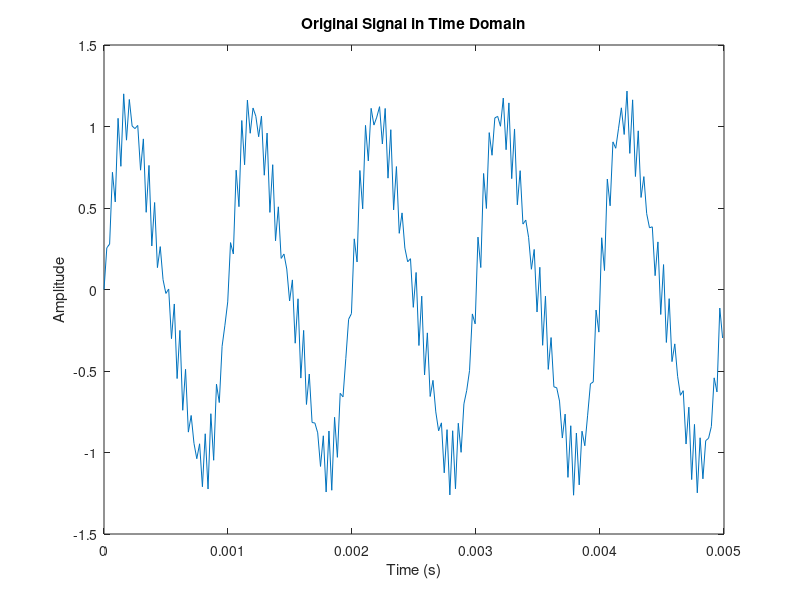
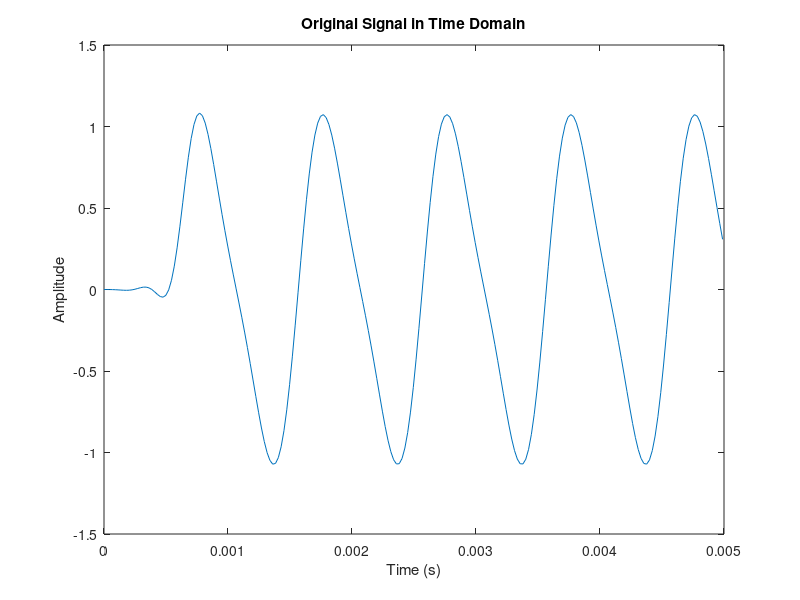

These charts were generated, in order, by the following MATLAB code:

% FIR Low-pass Filter Design using Hamming Window

% Specifications
order = 50;                     % Filter order
cutoff_frequency = 3.5e3;       % Cutoff frequency in Hz
sampling_rate = 44.1e3;         % Sampling rate in Hz

% Design the FIR filter using Hamming window
fir_coefficients = fir1(order, cutoff_frequency/(sampling_rate/2), ...
                    'low', hamming(order + 1));

% Display the coefficients
%disp('FIR Coefficients:');
%disp(fir_coefficients);

% Time vector
t = 0:1/sampling_rate:0.005;

% Generate signals
signal = (sin(2*pi*1000*t));
noise = (0.5*sin(2*pi*11000*t)).*(0.8*cos(2*pi*9000*t));
noisy_signal = noise + signal;

filtered_noisy_signal = filter(fir_coefficients, 1, noisy_signal);
t = 0:1/sampling_rate:0.005;

% Generate signals
%signal = (sin(2*pi*1000*t))+(0.8*cos(2*pi*2000*t));  
%noise = (0.5*sin(2*pi*70000*t));
%noise2 = (0.5*sin(2*pi*20000*t));
%noise3 = (0.5*sin(2*pi*200000*t)).*(0.8*cos(2*pi*90000*t));
%signal2 =(sin(2*pi*3000*t));
%noisy_signal = noise + signal;
%noisy_signal2 = noise3 + signal2;

choice = noisy_signal;
%noise, noise2 ,signal ,noisy_siganl, noise3,signal2,noisy_siganl2

% Scale the signal to fit within the range of a 16-bit integer
scaled_signal = int16(choice * (2^15 - 1));
scaled_output = int16(filtered_noisy_signal *(2^15 -1));

% Convert the scaled signal to binary representation
binary_signal = dec2hex(typecast(scaled_signal, 'uint16'), 4);
binary_output = dec2hex(typecast(scaled_output, 'uint16'), 4);

%Save each 16-bit binary value on a separate line in the text file
fileID = fopen('Input_signal.txt', 'w');
for i = 1:size(binary_signal, 1)
    fprintf(fileID, '%s\n', binary_signal(i, :));
 end
fclose(fileID);

fileID = fopen('Output_signal.txt', 'w');
for i = 1:size(binary_output, 1)
    fprintf(fileID, '%s\n', binary_output(i, :));
 end
fclose(fileID);

% Plot the original signal in time domain
figure('Position', [100, 200, 2500, 600]);
plot(t, choice);
title('Original Signal in Time Domain');
xlabel('Time (s)');
ylabel('Amplitude');


% Plot the original signal in time domain
figure('Position', [100, 200, 2500, 600]);
plot(t, filtered_noisy_signal);
title('Original Signal in Time Domain');
xlabel('Time (s)');
ylabel('Amplitude');
